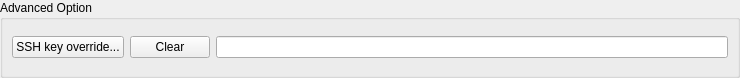
<?xml version="1.0" encoding="UTF-8"?>
<ui version="4.0">
 <class>RemoteAdvancedOptionWidget</class>
 <widget class="QWidget" name="RemoteAdvancedOptionWidget">
  <property name="geometry">
   <rect>
    <x>0</x>
    <y>0</y>
    <width>740</width>
    <height>78</height>
   </rect>
  </property>
  <property name="windowTitle">
   <string>Form</string>
  </property>
  <layout class="QVBoxLayout" name="verticalLayout">
   <property name="leftMargin">
    <number>0</number>
   </property>
   <property name="topMargin">
    <number>0</number>
   </property>
   <property name="rightMargin">
    <number>0</number>
   </property>
   <property name="bottomMargin">
    <number>0</number>
   </property>
   <item>
    <widget class="QGroupBox" name="groupBox">
     <property name="title">
      <string>Advanced Option</string>
     </property>
     <layout class="QHBoxLayout" name="horizontalLayout_2">
      <item>
       <widget class="QPushButton" name="pushButton_browse_ssh_key">
        <property name="text">
         <string>SSH key override...</string>
        </property>
       </widget>
      </item>
      <item>
       <widget class="QPushButton" name="pushButton_clear_ssh_key">
        <property name="text">
         <string>Clear</string>
        </property>
       </widget>
      </item>
      <item>
       <widget class="ReadOnlyLineEdit" name="lineEdit_ssh_key"/>
      </item>
     </layout>
    </widget>
   </item>
  </layout>
 </widget>
 <customwidgets>
  <customwidget>
   <class>ReadOnlyLineEdit</class>
   <extends>QLineEdit</extends>
   <header>ReadOnlyLineEdit.h</header>
  </customwidget>
 </customwidgets>
 <resources/>
 <connections/>
</ui>
